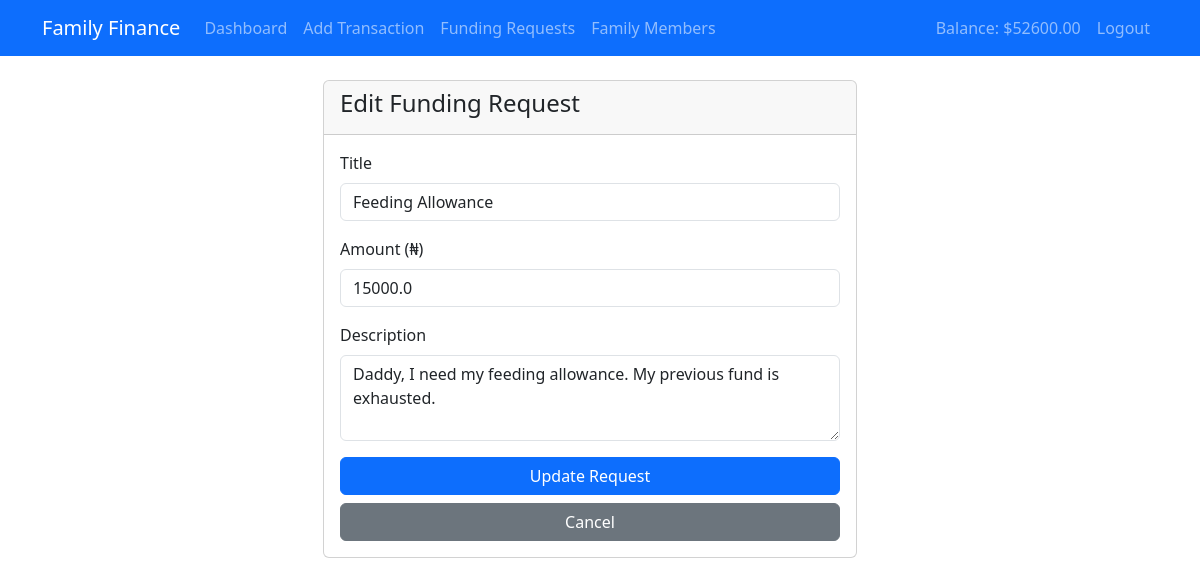
Page /funding_requests/2/edit (signed in) on the committed database.
### app.py (models this page shows, shortened)
class User(db.Model, UserMixin):
    id = db.Column(db.Integer, primary_key=True)
    username = db.Column(db.String(80), unique=True, nullable=False)
    email = db.Column(db.String(120), unique=True, nullable=False)
    password_hash = db.Column(db.String(128))
    role = db.Column(db.String(20), nullable=False)
    balance = db.Column(db.Float, default=0.0)
    is_active = db.Column(db.Boolean, default=True)
    family_id = db.Column(db.Integer, db.ForeignKey('family.id'))
    created_at = db.Column(db.DateTime, default=datetime.utcnow)
    funding_requests = db.relationship('FundingRequest',
                                     foreign_keys='FundingRequest.requested_by',
                                     backref=db.backref('requester_ref', lazy=True),
                                     lazy=True)
    requests_approved = db.relationship('FundingRequest',
                                      foreign_keys='FundingRequest.approved_by',
                                      backref=db.backref('approver_ref', lazy=True),
                                      lazy=True)
    funding_request_balances = db.relationship('FundingRequestBalance',
                                             backref='user_ref',
                                             lazy=True)
    @property
    def password(self):
        raise AttributeError('password is not a readable attribute')

class FundingRequest(db.Model):
    id = db.Column(db.Integer, primary_key=True)
    title = db.Column(db.String(100), nullable=False)
    description = db.Column(db.Text)
    amount = db.Column(db.Float, nullable=False)
    status = db.Column(db.String(20), default='pending')  # pending, approved, rejected
    family_id = db.Column(db.Integer, db.ForeignKey('family.id'), nullable=False)
    requested_by = db.Column(db.Integer, db.ForeignKey('user.id'), nullable=False)
    approved_by = db.Column(db.Integer, db.ForeignKey('user.id'))
    approved_date = db.Column(db.DateTime)
    created_at = db.Column(db.DateTime, default=datetime.utcnow)
    updated_at = db.Column(db.DateTime, default=datetime.utcnow,
                          onupdate=db.text('CURRENT_TIMESTAMP'))
    requester = db.relationship('User', foreign_keys=[requested_by], backref='requests_created')
    approver = db.relationship('User', foreign_keys=[approved_by])  # Remove backref since it's defined in User model
    request_balances = db.relationship('FundingRequestBalance', backref='request', lazy=True)
    request_transactions = db.relationship('FundingRequestTransaction', backref='request', lazy=True)

### app.py (the view, shortened to what this page needs)
@app.route('/funding_requests/<int:id>/edit', methods=['GET', 'POST'])
@login_required
@father_required
def edit_funding_request(id):
    funding_request = FundingRequest.query.filter_by(
        id=id,
        family_id=current_user.family_id
    ).first_or_404()
    if funding_request.status != 'pending':
        flash('Only pending requests can be edited.', 'error')
        return redirect(url_for('funding_requests'))
    return render_template('edit_funding_request.html', request=funding_request)

### app.py (called while the page is built)
@login_manager.user_loader
def load_user(user_id):
    return User.query.get(int(user_id))

def father_required(f):
    @wraps(f)
    def decorated_function(*args, **kwargs):
        if not current_user.is_authenticated or current_user.role != 'father':
            flash('This action requires father privileges')
            return redirect(url_for('dashboard'))
        return f(*args, **kwargs)
    return decorated_function

### templates/edit_funding_request.html
{% extends "base.html" %}
{% block content %}
<div class="container mt-4">
    <div class="row justify-content-center">
        <div class="col-md-6">
            <div class="card">
                <div class="card-header">
                    <h4>Edit Funding Request</h4>
                </div>
                <div class="card-body">
                    <form method="POST">
                        <div class="mb-3">
                            <label for="title" class="form-label">Title</label>
                            <input type="text" class="form-control" id="title" name="title" value="{{ request.title }}" required>
                        </div>
                        <div class="mb-3">
                            <label for="amount" class="form-label">Amount (₦)</label>
                            <input type="number" step="0.01" class="form-control" id="amount" name="amount" value="{{ request.amount }}" required>
                        </div>
                        <div class="mb-3">
                            <label for="description" class="form-label">Description</label>
                            <textarea class="form-control" id="description" name="description" rows="3" required>{{ request.description }}</textarea>
                        </div>
                        <div class="d-grid gap-2">
                            <button type="submit" class="btn btn-primary">Update Request</button>
                            <a href="{{ url_for('funding_requests') }}" class="btn btn-secondary">Cancel</a>
                        </div>
                    </form>
                </div>
            </div>
        </div>
    </div>
</div>
{% endblock %}

### templates/base.html (shortened to what this page needs)
<!DOCTYPE html>
<html lang="en">
<head>
    <link href="https://cdn.jsdelivr.net/npm/bootstrap@5.3.2/dist/css/bootstrap.min.css" rel="stylesheet">
</head>
<body>
    <nav class="navbar navbar-expand-lg navbar-dark bg-primary">
        <div class="container">
            <a class="navbar-brand" href="{{ url_for('index') }}">Family Finance</a>
            <div class="collapse navbar-collapse" id="navbarNav">
                <ul class="navbar-nav me-auto">
                    {% if current_user.is_authenticated %}
                    <li class="nav-item">
                        <a class="nav-link" href="{{ url_for('dashboard') }}">Dashboard</a>
                    </li>
                    <li class="nav-item">
                        <a class="nav-link" href="{{ url_for('add_transaction') }}">Add Transaction</a>
                    </li>
                    <li class="nav-item">
                        <a class="nav-link" href="{{ url_for('funding_requests') }}">Funding Requests</a>
                    </li>
                    {% if current_user.role in ['father', 'mother'] %}
                    <li class="nav-item">
                        <a class="nav-link" href="{{ url_for('manage_family_members') }}">Family Members</a>
                    </li>
                    {% endif %}
                    {% endif %}
                </ul>
                <ul class="navbar-nav">
                    {% if current_user.is_authenticated %}
                    <li class="nav-item">
                        <span class="nav-link">Balance: ${{ "%.2f"|format(current_user.balance) }}</span>
                    </li>
                    <li class="nav-item">
                        <a class="nav-link" href="{{ url_for('logout') }}">Logout</a>
                    </li>
                    {% endif %}
                </ul>
            </div>
        </div>
    </nav>
    <div class="container content">
        {% block content %}{% endblock %}
    </div>
</body>
</html>

### templates/base.html (style rules this page uses)
.navbar { margin-bottom: 20px; }
.content { margin: 20px; }

### rows in the picture
User: balance "52600.00"
FundingRequest: title "Feeding Allowance", amount "15000.0", description "Daddy, I need my feeding allowance. My previous fund is exhausted."
